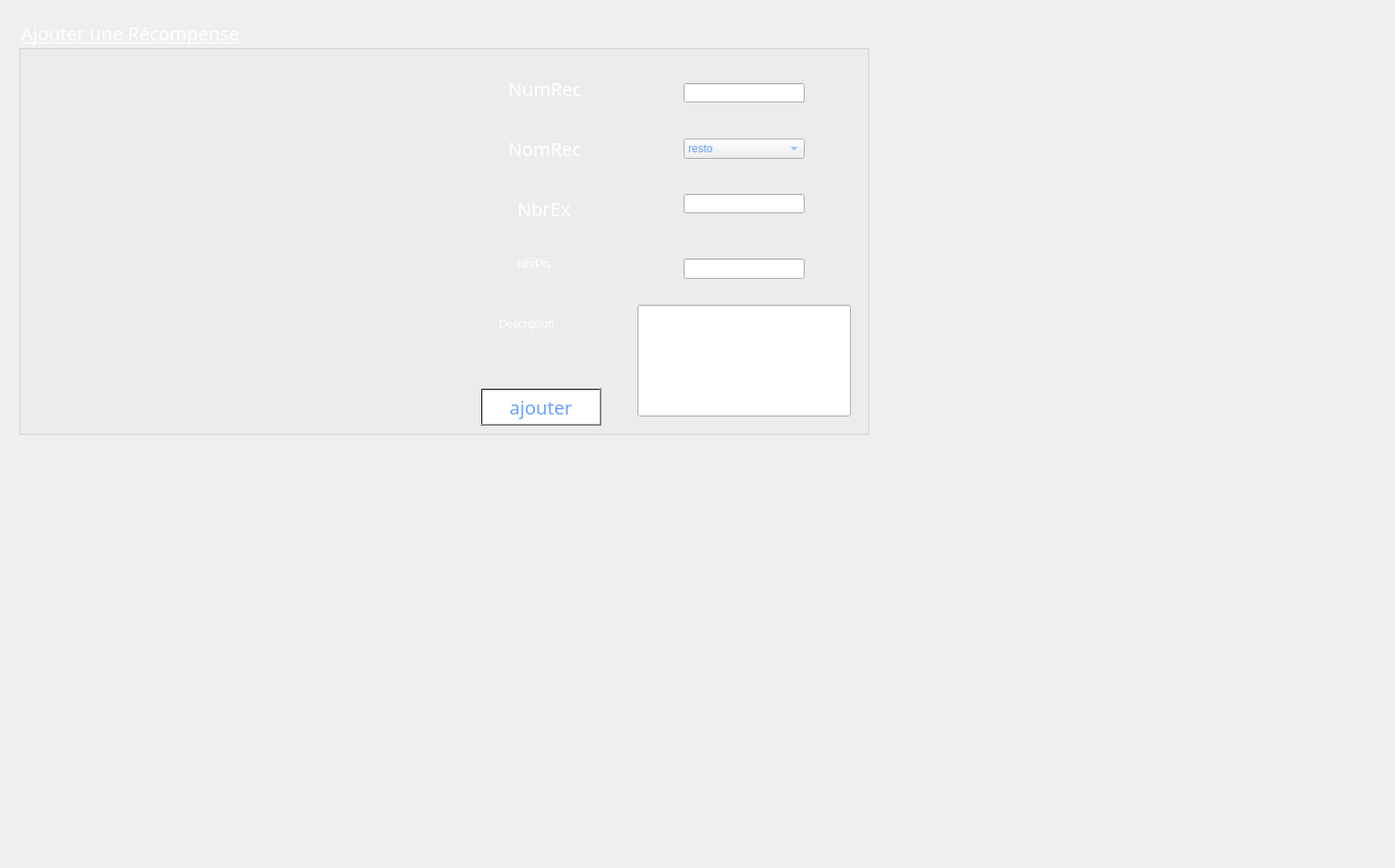
        <widget class="QWidget" name="ajoutercong">
         <attribute name="title">
          <string>Ajouter</string>
         </attribute>
         <widget class="QLabel" name="label_photo_16">
          <property name="geometry">
           <rect>
            <x>-160</x>
            <y>-40</y>
            <width>1501</width>
            <height>931</height>
           </rect>
          </property>
          <property name="text">
           <string/>
          </property>
          <property name="pixmap">
           <pixmap>../../smartshop2A18-gestion-employ-scong-s/Valentine's_Day_Sweets_Roses_Cupcake_Three_3_Heart_540910_1280x853.jpg</pixmap>
          </property>
         </widget>
         <widget class="QGroupBox" name="ajouterRec">
          <property name="geometry">
           <rect>
            <x>20</x>
            <y>20</y>
            <width>921</width>
            <height>451</height>
           </rect>
          </property>
          <property name="font">
           <font>
            <family>Rockwell</family>
            <pointsize>15</pointsize>
            <weight>50</weight>
            <italic>false</italic>
            <bold>false</bold>
            <underline>true</underline>
           </font>
          </property>
          <property name="styleSheet">
           <string notr="true">color:rgb(255, 255, 255);
</string>
          </property>
          <property name="title">
           <string>Ajouter une Récompense</string>
          </property>
          <property name="flat">
           <bool>false</bool>
          </property>
          <property name="checkable">
           <bool>false</bool>
          </property>
          <widget class="QLabel" name="label_27">
           <property name="geometry">
            <rect>
             <x>540</x>
             <y>180</y>
             <width>121</width>
             <height>51</height>
            </rect>
           </property>
           <property name="font">
            <font>
             <family>Rockwell</family>
             <pointsize>15</pointsize>
             <weight>50</weight>
             <italic>false</italic>
             <bold>false</bold>
            </font>
           </property>
           <property name="text">
            <string>NbrEx</string>
           </property>
          </widget>
          <widget class="QLabel" name="label_id_2">
           <property name="geometry">
            <rect>
             <x>530</x>
             <y>60</y>
             <width>141</width>
             <height>31</height>
            </rect>
           </property>
           <property name="font">
            <font>
             <family>Rockwell</family>
             <pointsize>15</pointsize>
             <weight>50</weight>
             <italic>false</italic>
             <bold>false</bold>
            </font>
           </property>
           <property name="toolTipDuration">
            <number>5</number>
           </property>
           <property name="text">
            <string>NumRec</string>
           </property>
          </widget>
          <widget class="QLabel" name="label_type_3">
           <property name="geometry">
            <rect>
             <x>530</x>
             <y>120</y>
             <width>131</width>
             <height>41</height>
            </rect>
           </property>
           <property name="font">
            <font>
             <family>Rockwell</family>
             <pointsize>15</pointsize>
             <weight>50</weight>
             <italic>false</italic>
             <bold>false</bold>
            </font>
           </property>
           <property name="text">
            <string>NomRec</string>
           </property>
          </widget>
          <widget class="QPushButton" name="ajouterRecomp">
           <property name="geometry">
            <rect>
             <x>500</x>
             <y>400</y>
             <width>131</width>
             <height>41</height>
            </rect>
           </property>
           <property name="font">
            <font>
             <family>Rockwell</family>
             <pointsize>15</pointsize>
             <weight>50</weight>
             <italic>false</italic>
             <bold>false</bold>
            </font>
           </property>
           <property name="autoFillBackground">
            <bool>false</bool>
           </property>
           <property name="styleSheet">
            <string notr="true">background-color: qlineargradient(spread:pad, x1:1, y1:0, x2:1, y2:0, stop:0.919598 rgba(255, 255, 255), stop:0.98 rgba(0, 0, 0, 255), stop:1 rgba(235, 148, 61, 255));
color:rgb(103, 161, 255);
</string>
           </property>
           <property name="text">
            <string>ajouter</string>
           </property>
          </widget>
          <widget class="QLineEdit" name="numRec">
           <property name="geometry">
            <rect>
             <x>720</x>
             <y>70</y>
             <width>131</width>
             <height>21</height>
            </rect>
           </property>
           <property name="styleSheet">
            <string notr="true">color: rgb(0, 0, 255);</string>
           </property>
          </widget>
          <widget class="QLineEdit" name="nbrEx">
           <property name="geometry">
            <rect>
             <x>720</x>
             <y>190</y>
             <width>131</width>
             <height>21</height>
            </rect>
           </property>
           <property name="styleSheet">
            <string notr="true">color: rgb(0, 0, 255);</string>
           </property>
          </widget>
          <widget class="QLabel" name="label_25">
           <property name="geometry">
            <rect>
             <x>540</x>
             <y>250</y>
             <width>101</width>
             <height>31</height>
            </rect>
           </property>
           <property name="text">
            <string>NbrPts</string>
           </property>
          </widget>
          <widget class="QLabel" name="label_26">
           <property name="geometry">
            <rect>
             <x>520</x>
             <y>310</y>
             <width>141</width>
             <height>41</height>
            </rect>
           </property>
           <property name="text">
            <string>Description</string>
           </property>
          </widget>
          <widget class="QLineEdit" name="lineEdit_4">
           <property name="geometry">
            <rect>
             <x>720</x>
             <y>260</y>
             <width>131</width>
             <height>22</height>
            </rect>
           </property>
           <property name="styleSheet">
            <string notr="true">color: rgb(0, 0, 255);</string>
           </property>
          </widget>
          <widget class="QLineEdit" name="lineEdit_5">
           <property name="geometry">
            <rect>
             <x>670</x>
             <y>310</y>
             <width>231</width>
             <height>121</height>
            </rect>
           </property>
           <property name="styleSheet">
            <string notr="true">color: rgb(0, 0, 255);</string>
           </property>
          </widget>
          <widget class="QComboBox" name="comboBox_3">
           <property name="geometry">
            <rect>
             <x>720</x>
             <y>130</y>
             <width>131</width>
             <height>22</height>
            </rect>
           </property>
           <property name="styleSheet">
            <string notr="true">color:rgb(103, 161, 255);
</string>
           </property>
           <item>
            <property name="text">
             <string>resto</string>
            </property>
           </item>
           <item>
            <property name="text">
             <string>bande d'achat</string>
            </property>
           </item>
           <item>
            <property name="text">
             <string>cinema</string>
            </property>
           </item>
          </widget>
         </widget>
         <widget class="QLabel" name="label_42">
          <property name="geometry">
           <rect>
            <x>-40</x>
            <y>-5</y>
            <width>1001</width>
            <height>501</height>
           </rect>
          </property>
          <property name="styleSheet">
           <string notr="true">background-image: url(:/7.jpg);</string>
          </property>
          <property name="text">
           <string/>
          </property>
         </widget>
         <zorder>label_42</zorder>
         <zorder>label_photo_16</zorder>
         <zorder>ajouterRec</zorder>
        </widget>
